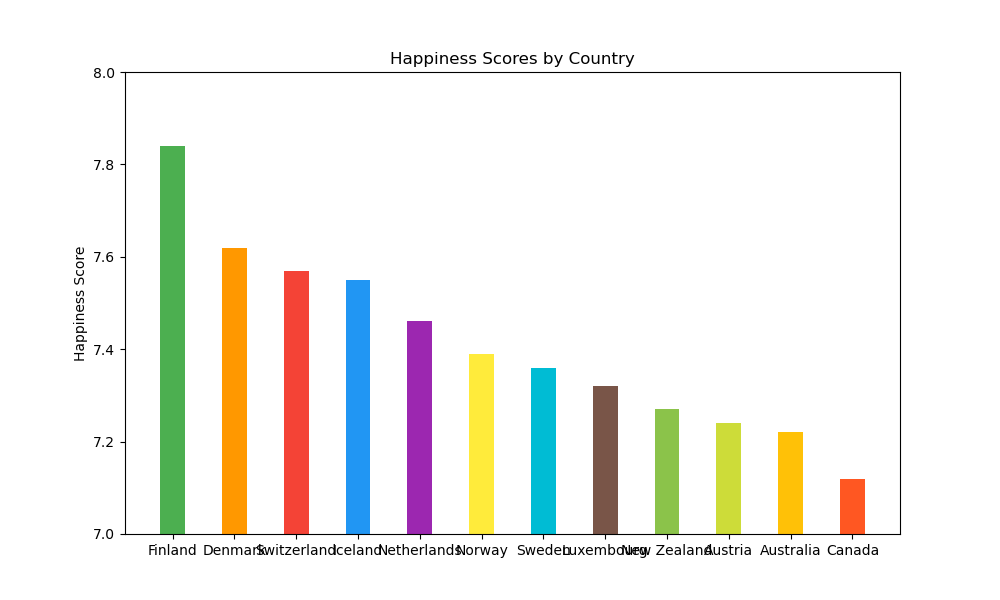

Write Python code to recreate this figure.

import matplotlib.pyplot as plt

# Data
countries = [
    "Finland", "Denmark", "Switzerland", "Iceland", "Netherlands",
    "Norway", "Sweden", "Luxembourg", "New Zealand", "Austria",
    "Australia", "Canada"
]
happiness_scores = [7.84, 7.62, 7.57, 7.55, 7.46, 7.39, 7.36, 7.32, 7.27, 7.24, 7.22, 7.12]

# Creating truncated bar chart
fig, ax = plt.subplots(figsize=(10, 6))  # Change the width and height of the chart

ax.bar(countries, happiness_scores, color=[
    '#4CAF50', '#FF9800', '#F44336', '#2196F3',
    '#9C27B0', '#FFEB3B', '#00BCD4', '#795548',
    '#8BC34A', '#CDDC39', '#FFC107', '#FF5722'
], width=0.4)  # Change bar color and width

# Adding labels and title
ax.set_ylabel('Happiness Score')
ax.set_title('Happiness Scores by Country')
ax.set_ylim(7.0, 8.0)  # Truncate y-axis to start from 7.0

# Show the plot
plt.show()
